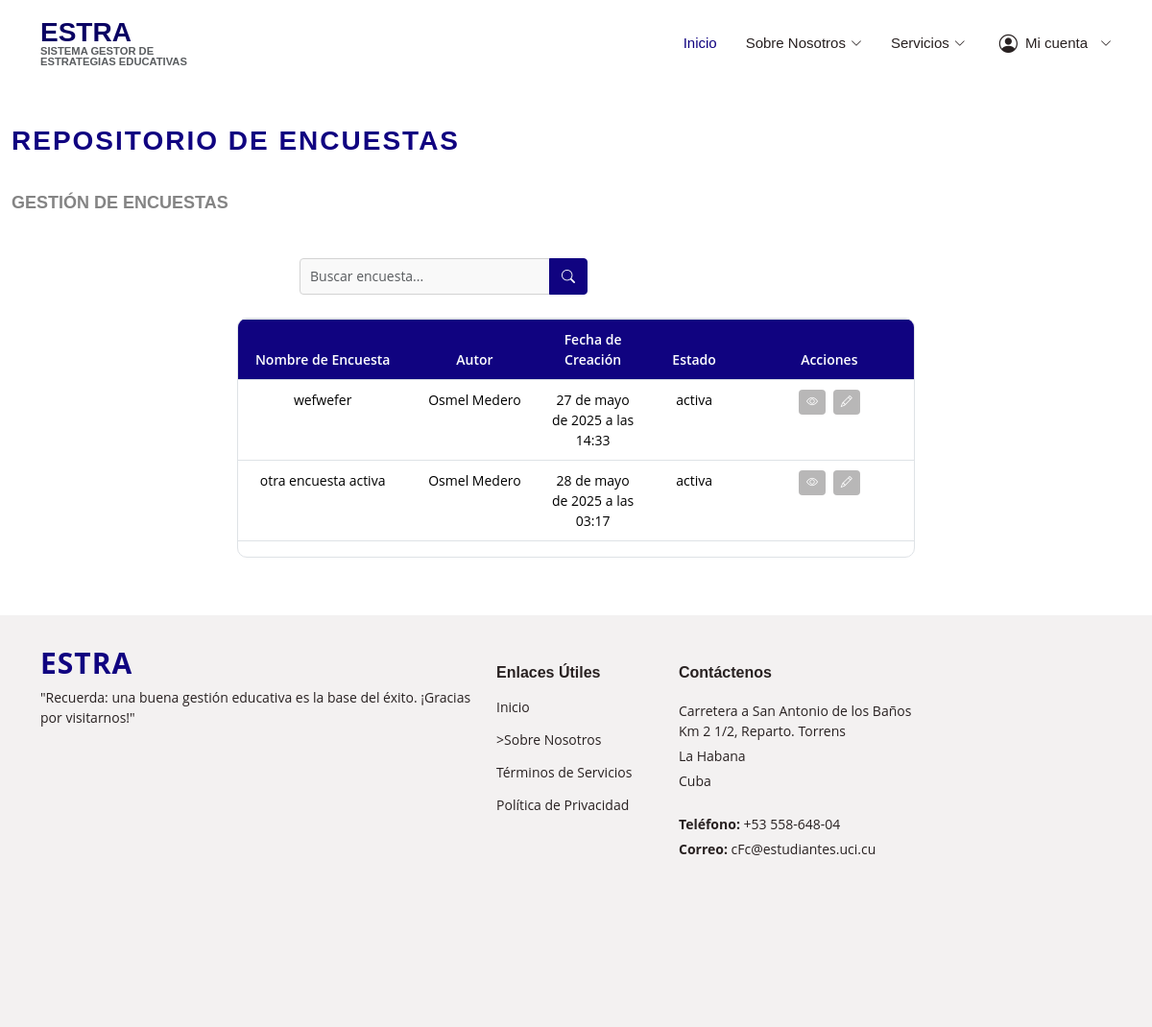
Page /encuestas/ (signed in) on the committed database.
### encuestas/models.py (models this page shows, shortened)
class Encuesta(models.Model):
    titulo = models.CharField(max_length=255)
    descripcion = models.TextField()
    fecha_creacion = models.DateTimeField(auto_now_add=True)
    autor = models.CharField(max_length=100, default="Desconocido")
    estado = models.CharField(
        max_length=10,
        choices=[
            ('activa', 'Activa'),
            ('inactiva', 'Inactiva'),
        ],
        default='activa'
    )

### encuestas/vistas/vistas_usuario.py (the view)
# urls.py: path('encuestas/', vistas_usuario.visualizar_encuestas, name='encuestas'),
def visualizar_encuestas(request):
    if not request.user.is_authenticated:
        messages.error(request, "Debes iniciar sesión para realizar esta acción.")
        return redirect('login')
    """Visualizar solo las encuestas que el usuario no ha realizado y que están activas."""
    usuario = request.user
    encuestas_realizadas = usuario.encuestas_realizadas.all()
    query = request.GET.get("q", "")
    base_queryset = Encuesta.objects.filter(estado='activa').exclude(id__in=encuestas_realizadas.values_list('id', flat=True))
    if query:
        encuestas = base_queryset.filter(
            Q(titulo__icontains=query) |
            Q(descripcion__icontains=query) |
            Q(autor__icontains=query) |
            Q(estado__icontains=query)
        )
    else:
        encuestas = base_queryset
    return render(request, "usuarios/listar_encuestas.html", {"encuestas": encuestas, "query": query})

### templates/usuarios/listar_encuestas.html (shortened to what this page needs)
{% extends "baseg.html" %}
{% load static %}
{% block content %}
<div id="maind">
<section id="encuestas" class="encuestas section-bg">
    <div class="container-fluid">
      <div class="section-title">
        <h2>Repositorio de Encuestas</h2>
        <br>
        <p>Gestión de Encuestas</p>
        <br>
      </div>
    <form method="GET" action="{% url 'encuestas' %}" class="search-bar mb-4">
      <div class="input-group">
        <input type="text" name="q" class="form-control" placeholder="Buscar encuesta..." aria-label="Buscar" value="{{ request.GET.q }}">
        <button class="btn btn-primary" type="submit">
          <i class="bi bi-search"></i>
        </button>
      </div>
    </form>
        <div id="tabla-encuestas" class="table-container">
          <div id="tabla-encuestas-responsive" class="table-responsive">
            <table id="tablita-encuestas" class="table table-bordered table-hover custom-table">
              <thead>
                <tr>
                  <th>Nombre de Encuesta</th>
                  <th>Autor</th>
                  <th>Fecha de Creación</th>
                  <th>Estado</th>
                  <th>
                    Acciones
                  </th>
                </tr>
              </thead>
              <tbody>
                {% for encuesta in encuestas %}
                <tr data-id="{{ encuesta.id }}">
                  <td>{{ encuesta.titulo }}</td>
                  <td>{{ encuesta.autor }}</td>
                  <td>{{ encuesta.fecha_creacion }}</td>
                  <td>{{ encuesta.estado }}</td>
                  <td>
                    <button type="button" class="btn btn-action btn-ver-detalles" data-id="{{ encuesta.id }}" title="Ver Detalles">
                      <i class="bi bi-eye"></i>
                    </button>
                    <button type="button" class="btn btn-action btn-modificar" data-id="{{ encuesta.id }}" title="realizar">
                      <i class="bi bi-pencil"></i>
                    </button>
                    </td>
                </tr>
                {% empty %}
                <tr>
                  <td colspan="5" class="text-center">No hay más encuestas disponibles por el momento.</td>
                </tr>
                {% endfor %}
              </tbody>
            </table>
          </div>
        </div>
</div>
{% endblock%}

### static/assets/css/style.css (style rules this page uses)
body { font-family: "Open Sans", sans-serif; color: #282121; }
h1, h2, h3, h4, h5, h6 { font-family: "Raleway", sans-serif; }
section { padding: 60px 0; overflow: hidden; }
.section-bg, .services .icon-box { background-color: #ffffff; }
.section-title { padding-bottom: 20px; }
.section-title h2 { font-size: clamp(12px, 2.5vw, 14px); font-weight: 500; padding: 0; line-height: 1.2; margin: 0 0 10px 0; letter-spacing: 2px; text-transform: uppercase; color: #aaaaaa; font-family: "Poppins", sans-serif; word-break: break-word; }
.section-title p { margin: 0; margin: 0; font-size: 36px; font-weight: 700; text-transform: uppercase; font-family: "Poppins", sans-serif; color: #020d19; }
.table-container { max-height: 300px; overflow-y: auto; border: 1px solid #dee2e6; border-radius: 10px; margin-bottom: 20px; margin: 0 auto; width: 60%; }
.custom-table { width: 100%; border-collapse: collapse; font-size: 14px; }
.custom-table th, .custom-table td { padding: 10px; text-align: center; border: none; }
.custom-table th { background-color: #100380; color: #fff; font-weight: 600; position: sticky; top: 0; }
.custom-table th:nth-child(1), .custom-table td:nth-child(1) { width: 15%; }
.custom-table th:nth-child(2), .custom-table td:nth-child(2) { width: 10%; }
.custom-table th:nth-child(3), .custom-table td:nth-child(3) { width: 10%; }
.custom-table th:nth-child(4), .custom-table td:nth-child(4) { width: 15%; }
.custom-table th:nth-child(5),.custom-table td:nth-child(5) { width: 15%; }
.btn-ver-detalles { background-color: #b8b7b7; color: #fff; }
.btn-action { padding: 4px 8px; border: none; border-radius: 4px; transition: background-color 0.3s ease; margin: 0 2px; display: inline-flex; align-items: center; justify-content: center; font-size: 12px; }
.btn-action i { color: #fff; font-size: 12px; }
.btn-modificar { background-color: #b8b7b7; color: #fff; }
.search-bar { margin-bottom: 20px; width: 100%; max-width: 300px; margin-left: 300px; }
.search-bar .input-group { display: flex; align-items: stretch; width: 100%; }
.search-bar .form-control { border: 1px solid #d3d3d3; border-radius: 4px 0 0 4px; padding: 6px 10px; font-size: 14px; background-color: #f9f9f9; outline: none; box-shadow: none; flex: 1; width: 70%; }
.search-bar .btn-primary { background-color: #100380; border: 1px solid #100380; border-radius: 0 4px 4px 0; padding: 6px 12px; transition: background-color 0.3s ease; width: auto; }
.search-bar .btn-primary i { font-size: 14px; }
.encuestas { padding: 60px 0; background-color: #ffffff; }
.encuestas .section-title h2 { margin-top: 70px; font-size: 28px; font-weight: 700; color: #100380; }
.encuestas .section-title p { font-size: 18px; color: #848484; }
#tabla-encuestas { max-height: 400px; overflow-y: auto; border: 1px solid #dee2e6; border-radius: 10px; margin-bottom: 20px; margin: 0 auto; width: 60%; }
#tablita-encuestas { width: 100%; border-collapse: collapse; font-size: 14px; }
#tablita-encuestas th, #tablita-encuestas td { padding: 10px; text-align: center; border: none; }
#tablita-encuestas th { background-color: #100380; color: #fff; font-weight: 600; position: sticky; top: 0; }
#tablita-encuestas th:nth-child(1), #tablita-encuestas td:nth-child(1) { width: 25%; }
#tablita-encuestas th:nth-child(2), #tablita-encuestas td:nth-child(2) { width: 20%; }
#tablita-encuestas th:nth-child(3), #tablita-encuestas td:nth-child(3) { width: 15%; }
#tablita-encuestas th:nth-child(4), #tablita-encuestas td:nth-child(4) { width: 15%; }
#tablita-encuestas th:nth-child(5), #tablita-encuestas td:nth-child(5) { width: 25%; }
.form-control { transition: border-color 0.15s ease-in-out, box-shadow 0.15s ease-in-out; }

### rows in the picture
Encuesta: titulo "wefwefer", autor "Osmel Medero", fecha_creacion "27 de mayo de 2025 a las 14:33", estado "activa"
Encuesta: titulo "otra encuesta activa", autor "Osmel Medero", fecha_creacion "28 de mayo de 2025 a las 03:17", estado "activa"
